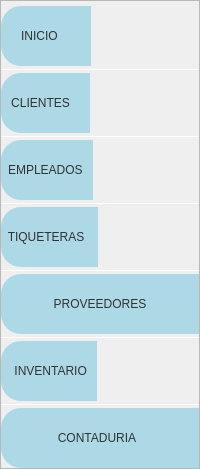
               <widget class="QFrame" name="menu_bottons_frame">
                <property name="minimumSize">
                 <size>
                  <width>200</width>
                  <height>0</height>
                 </size>
                </property>
                <property name="maximumSize">
                 <size>
                  <width>200</width>
                  <height>16777215</height>
                 </size>
                </property>
                <property name="styleSheet">
                 <string notr="true">QFrame#menu_bottons_frame{
background-color: rgb(173, 216, 230);
}

QPushButton{
background-color: rgb(173, 216, 230);
  border-top-left-radius: 20px;
 border-bottom-left-radius: 20px;
font: 75 12pt&quot;Arial black&quot;;
color: rgb(50, 50, 50);
 border-color: white;
}

QPushButton::hover{
 background-color:white;
 border-top-left-radius: 20px;
 border-bottom-left-radius: 20px;
font: 75 12pt&quot;Arial black&quot;;
color: rgb(50, 50, 50);
}

QLabel{
background-color: white;
}</string>
                </property>
                <property name="frameShape">
                 <enum>QFrame::StyledPanel</enum>
                </property>
                <property name="frameShadow">
                 <enum>QFrame::Raised</enum>
                </property>
                <layout class="QVBoxLayout" name="verticalLayout_5">
                 <property name="spacing">
                  <number>3</number>
                 </property>
                 <property name="leftMargin">
                  <number>0</number>
                 </property>
                 <property name="topMargin">
                  <number>5</number>
                 </property>
                 <property name="rightMargin">
                  <number>0</number>
                 </property>
                 <property name="bottomMargin">
                  <number>0</number>
                 </property>
                 <item alignment="Qt::AlignLeft">
                  <widget class="QPushButton" name="menu_1">
                   <property name="minimumSize">
                    <size>
                     <width>0</width>
                     <height>60</height>
                    </size>
                   </property>
                   <property name="maximumSize">
                    <size>
                     <width>16777215</width>
                     <height>60</height>
                    </size>
                   </property>
                   <property name="text">
                    <string>      INICIO          </string>
                   </property>
                   <property name="icon">
                    <iconset resource="../icons.qrc">
                     <normaloff>:/icons/assets/icons/icons8-página-principal-100.png</normaloff>:/icons/assets/icons/icons8-página-principal-100.png</iconset>
                   </property>
                   <property name="iconSize">
                    <size>
                     <width>61</width>
                     <height>61</height>
                    </size>
                   </property>
                  </widget>
                 </item>
                 <item>
                  <widget class="QLabel" name="separator_label">
                   <property name="minimumSize">
                    <size>
                     <width>0</width>
                     <height>1</height>
                    </size>
                   </property>
                   <property name="maximumSize">
                    <size>
                     <width>16777215</width>
                     <height>1</height>
                    </size>
                   </property>
                   <property name="text">
                    <string/>
                   </property>
                  </widget>
                 </item>
                 <item alignment="Qt::AlignLeft">
                  <widget class="QPushButton" name="menu_2">
                   <property name="minimumSize">
                    <size>
                     <width>0</width>
                     <height>60</height>
                    </size>
                   </property>
                   <property name="maximumSize">
                    <size>
                     <width>16777215</width>
                     <height>60</height>
                    </size>
                   </property>
                   <property name="text">
                    <string>   CLIENTES      </string>
                   </property>
                   <property name="icon">
                    <iconset resource="../icons.qrc">
                     <normaloff>:/icons/assets/icons/icons8-cliente-100.png</normaloff>:/icons/assets/icons/icons8-cliente-100.png</iconset>
                   </property>
                   <property name="iconSize">
                    <size>
                     <width>61</width>
                     <height>61</height>
                    </size>
                   </property>
                  </widget>
                 </item>
                 <item>
                  <widget class="QLabel" name="separator_label_2">
                   <property name="minimumSize">
                    <size>
                     <width>0</width>
                     <height>1</height>
                    </size>
                   </property>
                   <property name="maximumSize">
                    <size>
                     <width>16777215</width>
                     <height>1</height>
                    </size>
                   </property>
                   <property name="text">
                    <string/>
                   </property>
                  </widget>
                 </item>
                 <item alignment="Qt::AlignLeft">
                  <widget class="QPushButton" name="menu_3">
                   <property name="minimumSize">
                    <size>
                     <width>0</width>
                     <height>60</height>
                    </size>
                   </property>
                   <property name="maximumSize">
                    <size>
                     <width>16777215</width>
                     <height>60</height>
                    </size>
                   </property>
                   <property name="text">
                    <string>  EMPLEADOS   </string>
                   </property>
                   <property name="icon">
                    <iconset resource="../icons.qrc">
                     <normaloff>:/icons/assets/icons/icons8-empleados-100.png</normaloff>:/icons/assets/icons/icons8-empleados-100.png</iconset>
                   </property>
                   <property name="iconSize">
                    <size>
                     <width>61</width>
                     <height>61</height>
                    </size>
                   </property>
                  </widget>
                 </item>
                 <item>
                  <widget class="QLabel" name="separator_label_12">
                   <property name="minimumSize">
                    <size>
                     <width>0</width>
                     <height>1</height>
                    </size>
                   </property>
                   <property name="maximumSize">
                    <size>
                     <width>16777215</width>
                     <height>1</height>
                    </size>
                   </property>
                   <property name="text">
                    <string/>
                   </property>
                  </widget>
                 </item>
                 <item alignment="Qt::AlignLeft">
                  <widget class="QPushButton" name="menu_4">
                   <property name="minimumSize">
                    <size>
                     <width>0</width>
                     <height>60</height>
                    </size>
                   </property>
                   <property name="maximumSize">
                    <size>
                     <width>16777215</width>
                     <height>60</height>
                    </size>
                   </property>
                   <property name="text">
                    <string>  TIQUETERAS    </string>
                   </property>
                   <property name="icon">
                    <iconset resource="../icons.qrc">
                     <normaloff>:/icons/assets/icons/icons8-boleto-100.png</normaloff>:/icons/assets/icons/icons8-boleto-100.png</iconset>
                   </property>
                   <property name="iconSize">
                    <size>
                     <width>61</width>
                     <height>61</height>
                    </size>
                   </property>
                  </widget>
                 </item>
                 <item>
                  <widget class="QLabel" name="separator_label_13">
                   <property name="minimumSize">
                    <size>
                     <width>0</width>
                     <height>1</height>
                    </size>
                   </property>
                   <property name="maximumSize">
                    <size>
                     <width>16777215</width>
                     <height>1</height>
                    </size>
                   </property>
                   <property name="text">
                    <string/>
                   </property>
                  </widget>
                 </item>
                 <item>
                  <widget class="QPushButton" name="menu_5">
                   <property name="minimumSize">
                    <size>
                     <width>0</width>
                     <height>60</height>
                    </size>
                   </property>
                   <property name="maximumSize">
                    <size>
                     <width>16777215</width>
                     <height>60</height>
                    </size>
                   </property>
                   <property name="text">
                    <string>PROVEEDORES</string>
                   </property>
                   <property name="icon">
                    <iconset resource="../icons.qrc">
                     <normaloff>:/icons/assets/icons/icons8-pequeña-empresa-100.png</normaloff>:/icons/assets/icons/icons8-pequeña-empresa-100.png</iconset>
                   </property>
                   <property name="iconSize">
                    <size>
                     <width>61</width>
                     <height>61</height>
                    </size>
                   </property>
                  </widget>
                 </item>
                 <item>
                  <widget class="QLabel" name="separator_label_11">
                   <property name="minimumSize">
                    <size>
                     <width>0</width>
                     <height>1</height>
                    </size>
                   </property>
                   <property name="maximumSize">
                    <size>
                     <width>16777215</width>
                     <height>1</height>
                    </size>
                   </property>
                   <property name="text">
                    <string/>
                   </property>
                  </widget>
                 </item>
                 <item alignment="Qt::AlignLeft">
                  <widget class="QPushButton" name="menu_6">
                   <property name="minimumSize">
                    <size>
                     <width>0</width>
                     <height>60</height>
                    </size>
                   </property>
                   <property name="maximumSize">
                    <size>
                     <width>16777215</width>
                     <height>60</height>
                    </size>
                   </property>
                   <property name="text">
                    <string>    INVENTARIO   </string>
                   </property>
                   <property name="icon">
                    <iconset resource="../icons.qrc">
                     <normaloff>:/icons/assets/icons/icons8-producto-100.png</normaloff>:/icons/assets/icons/icons8-producto-100.png</iconset>
                   </property>
                   <property name="iconSize">
                    <size>
                     <width>61</width>
                     <height>61</height>
                    </size>
                   </property>
                  </widget>
                 </item>
                 <item>
                  <widget class="QLabel" name="separator_label_7">
                   <property name="minimumSize">
                    <size>
                     <width>0</width>
                     <height>1</height>
                    </size>
                   </property>
                   <property name="maximumSize">
                    <size>
                     <width>16777215</width>
                     <height>1</height>
                    </size>
                   </property>
                   <property name="text">
                    <string/>
                   </property>
                  </widget>
                 </item>
                 <item>
                  <widget class="QPushButton" name="menu_7">
                   <property name="minimumSize">
                    <size>
                     <width>0</width>
                     <height>60</height>
                    </size>
                   </property>
                   <property name="maximumSize">
                    <size>
                     <width>16777215</width>
                     <height>60</height>
                    </size>
                   </property>
                   <property name="text">
                    <string>  CONTADURIA    </string>
                   </property>
                   <property name="icon">
                    <iconset resource="../icons.qrc">
                     <normaloff>:/icons/assets/icons/icons8-cuentas-100.png</normaloff>:/icons/assets/icons/icons8-cuentas-100.png</iconset>
                   </property>
                   <property name="iconSize">
                    <size>
                     <width>61</width>
                     <height>61</height>
                    </size>
                   </property>
                  </widget>
                 </item>
                 <item>
                  <spacer name="verticalSpacer_2">
                   <property name="orientation">
                    <enum>Qt::Vertical</enum>
                   </property>
                   <property name="sizeHint" stdset="0">
                    <size>
                     <width>0</width>
                     <height>0</height>
                    </size>
                   </property>
                  </spacer>
                 </item>
                </layout>
               </widget>
